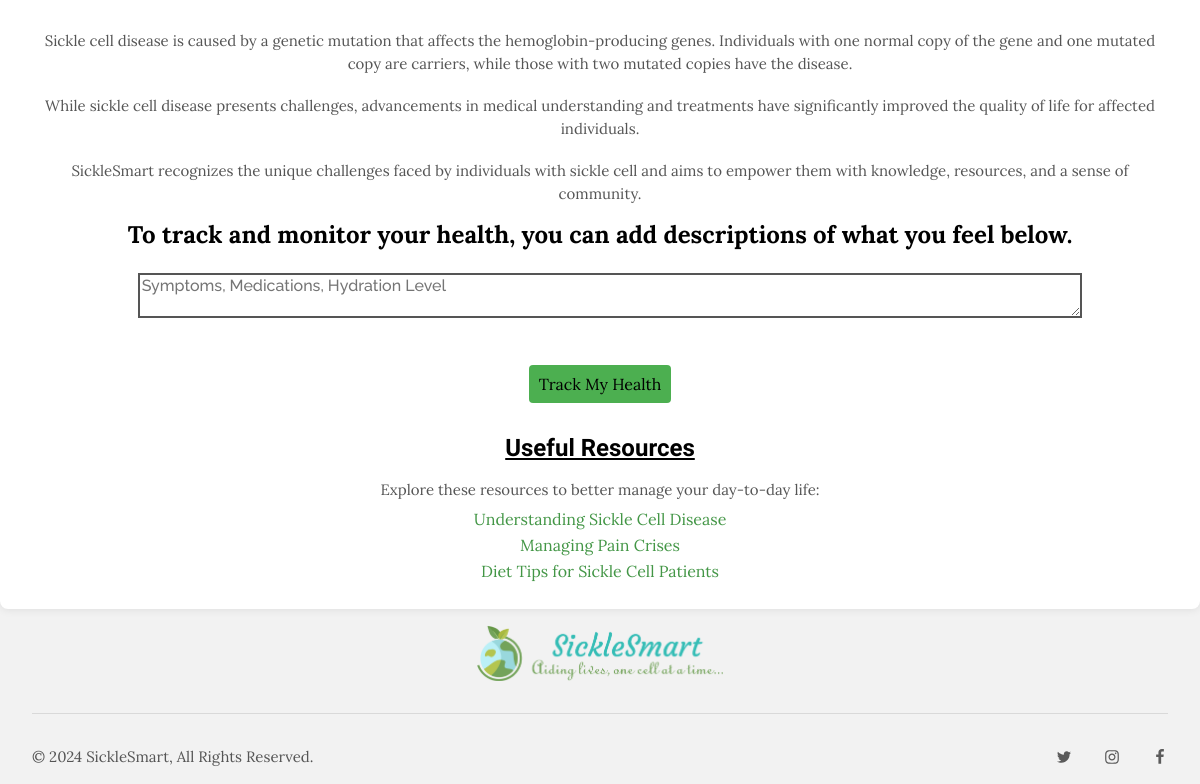
The app's page /user-logged_in (signed in, lower part), older data.
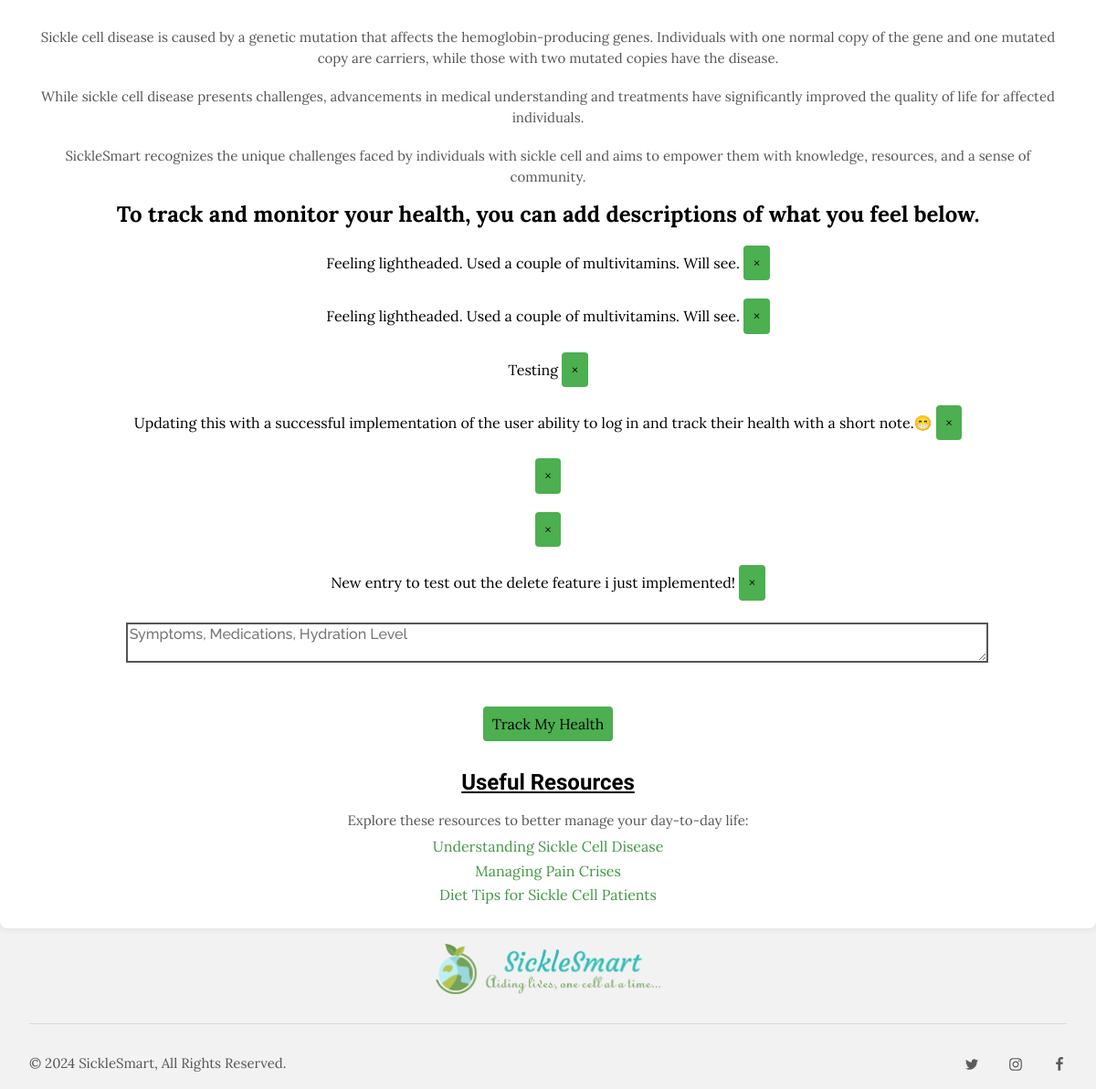
The same page, newer data.
### sicklesmart_web/models.py (models this page shows)
class HealthStatus(db.Model):
    healthStatusID = db.Column(db.Integer, primary_key=True)
    updated_date = db.Column(db.DateTime(timezone=True), default=func.now())
    symptoms = db.Column(db.String(5000))
    medication = db.Column(db.String(2500))
    hydration_level = db.Column(db.Integer)
    user_id = db.Column(db.Integer, db.ForeignKey('user.id'))

### sicklesmart_web/views.py (the view, shortened to what this page needs)
@views.route('/user-logged_in', methods=['GET', 'POST'])
@login_required
def user_logged_in():
    return render_template('user-logged_in.html', user=current_user)

### sicklesmart_web/__init__.py (called while the page is built)
def create_app():
    app = Flask(__name__)
    app.config['SECRET_KEY'] = 'sickleSmart webApp'
    app.config['SQLALCHEMY_DATABASE_URI'] = f'sqlite:///{DB_NAME}'
    db.init_app(app)
    from .views import views
    from .auth import auth
    app.register_blueprint(views, url_prefix='/')
    app.register_blueprint(auth, url_prefix='/')
    from .models import User, HealthStatus
    create_database(app)
    login_manager = LoginManager()
    login_manager.login_view = 'auth.login'
    login_manager.init_app(app)
    @login_manager.user_loader
    def load_user(id):
        return User.query.get(int(id))
    return app

### sicklesmart_web/templates/user-logged_in.html (shortened to what this page needs)
<!DOCTYPE html>
<html lang="en">
  <head>
    <link rel="stylesheet" href="../static/styles/homepage.css" />
    <link rel="stylesheet" href="../static/styles/user-logged_in.css" />
  </head>
  <body>
    <section>
      <div id="why" class="more_info">
        <div class="more_info-texts">
        </div>
        <div>
        </div>
      </div>
      <div class="more_info2">
        <p>
          Sickle cell disease is caused by a genetic mutation that affects the
          hemoglobin-producing genes. Individuals with one normal copy of the
          gene and one mutated copy are carriers, while those with two mutated
          copies have the disease.
        </p>
        <p>
          While sickle cell disease presents challenges, advancements in medical
          understanding and treatments have significantly improved the quality
          of life for affected individuals.
        </p>
        <p>
          SickleSmart recognizes the unique challenges faced by individuals with
          sickle cell and aims to empower them with knowledge, resources, and a
          sense of community.
        </p>
      </div>
      <div class="health-tracker">
        <h2>
          To track and monitor your health, you can add descriptions of what you
          feel below.
        </h2>
        <ul id="healthStatuses">
          {% for healthStatus in user.healthStatus %}
          <li id="entry-{{ healthStatus.id }}">
            {{ healthStatus.symptoms }}
            <button
              type="button"
              class="close"
              data-health-status-id="{{ healthStatus.id }}"
              onClick="deleteEntry('{{ healthStatus.id }}')"
            >
              <span aria-hidden="true">&times;</span>
            </button>
          </li>
          {% endfor %}
        </ul>
        <form method="POST">
          <textarea
            name="healthStatus"
            id="healthStatus"
            placeholder="Symptoms, Medications, Hydration Level"
          ></textarea>
          <br />
          <div>
            <button type="submit">Track My Health</button>
          </div>
        </form>
      </div>
      <div id="resources" class="useful_resources">
        <h2 class="useful_resources-title">Useful Resources</h2>
        <p>Explore these resources to better manage your day-to-day life:</p>
        <ul>
          <li><a href="#">Understanding Sickle Cell Disease</a></li>
          <li><a href="#">Managing Pain Crises</a></li>
          <li><a href="#">Diet Tips for Sickle Cell Patients</a></li>
        </ul>
      </div>
    </section>
    <footer class="home-footer">
      <div class="home-container58">
        <a href="#home">
          <img
            alt="logo"
            src="../static/images/web_logo1.png"
            class="home-image"
            style="cursor: pointer"
          />
        </a>
      </div>
      <div class="home-separator"></div>
      <div class="home-container59">
        <p class="home-text104">© 2024 SickleSmart, All Rights Reserved.</p>
        <div class="home-icon-group1">
        </div>
      </div>
    </footer>
  </body>
</html>

### sicklesmart_web/static/styles/homepage.css (style rules this page uses)
:root { --dl-color-gray-500: #595959; --dl-color-gray-700: #999999; --dl-color-gray-900: #d9d9d9; --dl-color-yellow-green1: #b0c345; --dl-color-yellow-green2: #8dd71e; --dl-color-honeydew: #e1ecdd; --dl-color-celadon: #afcba0; --dl-color-olivine: #83af6e; --dl-color-asparagus: #75a65c; --dl-color-apple-green: #9db642; --dl-color-light_skyblue: #bbe5ef; --dl-color-logo-title: #31afb4; --dl-color-mint-green: #c7e4da; --dl-color-davy-gray: #5b5b5b; --dl-color-danger-700: #e14747; --dl-color-gray-black: #000000; --dl-color-gray-white: #f2f2f2; --dl-size-size-xsmall: 1rem; --dl-size-size-small: 3rem; --dl-size-size-medium: 6rem; --dl-size-size-large: 9rem; --dl-size-size-xlarge: 12rem; --dl-size-size-xxlarge: 18rem; --dl-color-primary-100: #003eb3; --dl-color-primary-300: #0074f0; --dl-color-primary-500: #14a9ff; --dl-color-primary-700: #85dcff; --dl-color-success-300: #199033; --dl-color-success-500: #32a94c; --dl-color-success-700: #4cc366; --dl-size-size-midmaxwidth: 1344px; --dl-size-size-maxwidth: 1400px; --dl-size-size-bigtabmaxwidth: 800px; --dl-size-size-tabmaxwidth: 710px; --dl-size-size-mobilemaxwidth: 480px; --dl-radius-radius-round: 50px; --dl-color-custom-accent1: #c7b090; --dl-color-custom-accent2: #768350; --dl-space-space-halfunit: 0.5rem; --dl-space-space-halfandquarterunit: 0.8rem; --dl-space-space-unit: 1rem; --dl-space-space-oneandhalfunits: 1.5rem; --dl-space-space-twounits: 2rem; --dl-space-space-twoandhalfunits: 2.5rem; --dl-space-space-threeunits: 3rem; --dl-space-space-fourunits: 4rem; --dl-space-space-fiveunits: 5rem; --dl-space-space-sixunits: 6rem; --dl-color-custom-secondary1: #e9e7de; --dl-color-custom-primary1: #35452b; --dl-color-custom-primary2: #727d6b; --dl-radius-radius-radius2: 2px; --dl-radius-radius-radius4: 4px; --dl-radius-radius-radius8: 8px; --dl-radius-radius-radius10: 10px; --dl-color-custom-neutral-dark: #1e2203; --dl-color-custom-neutral-light: #fbf9ef; }
html { line-height: 1.15; }
body { background-color: var(--dl-color-gray-white); margin: 0; padding: 0; width: auto; font-family: 'Lora'; display: grid; justify-content: center; align-items: center; }
* { box-sizing: border-box; border-width: 0; border-style: solid; }
p, li, ul, pre, div, h1, h2, h3, h4, h5, h6, figure, blockquote, figcaption { margin: 0; padding: 0; }
p { color: #555; font-size: 15px; line-height: 1.5; }
button { background-color: transparent; cursor: pointer; }
button, input, optgroup, select, textarea { font-family: inherit; font-size: 100%; line-height: 1.15; margin: 0; }
button, select { text-transform: none; }
a { color: inherit; text-decoration: inherit; }
img { display: block; }
html { scroll-behavior: smooth; }
.home-image { height: 3.5rem; }
.home-footer { width: 100%; display: flex; max-width: var(--dl-size-size-midmaxwidth); align-items: center; padding: var(--dl-space-space-unit) var(--dl-space-space-twounits); flex-direction: column; justify-content: space-between; }
.home-container58 { width: 100%; display: flex; max-width: var(--dl-size-size-midmaxwidth); gap: var(--dl-space-space-halfunit); align-items: center; flex-direction: column; justify-content: space-between; }
.home-separator { flex: 0 0 auto; width: 100%; height: 0px; display: flex; margin-top: var(--dl-space-space-twounits); align-items: flex-start; margin-left: 0px; border-color: var(--dl-color-gray-900); border-style: solid; border-width: 1px; margin-right: 0px; margin-bottom: var(--dl-space-space-twounits); flex-direction: row; border-top-width: 0px; border-left-width: 0px; border-right-width: 0px; }
.home-container59 { flex: 0 0 auto; width: 100%; display: flex; align-items: center; flex-direction: row; justify-content: space-between; }
.home-icon-group1 { display: flex; align-items: center; flex-direction: row; justify-content: space-between; }
.home-icon24, .home-icon26 { width: var(--dl-size-size-xsmall); height: var(--dl-size-size-xsmall); margin-right: var(--dl-space-space-twounits); fill: var(--dl-color-davy-gray); }
.home-icon28 { width: var(--dl-size-size-xsmall); height: var(--dl-size-size-xsmall); fill: var(--dl-color-davy-gray); }

Row changes from the older to the newer data that the page shows:
added HealthStatus: symptoms "Feeling lightheaded. Used a couple of multivitamins. Will see."
added HealthStatus: symptoms "Feeling lightheaded. Used a couple of multivitamins. Will see."
added HealthStatus: symptoms "Testing"
added HealthStatus: symptoms "Updating this with a successful implementation of the user ability to log in and track their health with a short note.😁"
added HealthStatus: symptoms "New entry to test out the delete feature i just implemented!"
